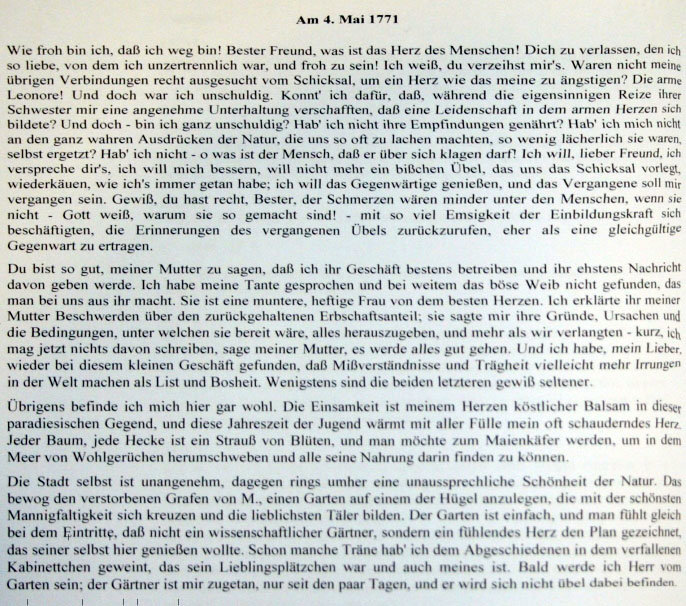
#> input picture data/test3.png, 686 x 606 px; its folder holds 4 pictures in this run
$ jupyter execute --allow-errors img_to_text.ipynb
#> lines starting #> are read from the running program, lines starting #| are printed output that depends on the picture
[cell 1]
#pip install opencv-python

[cell 2]
#pip install pytesseract

[cell 3]
#!pip install tesseract
#!pip install tesseract-ocr

[cell 4]
#!pip install imagemagick

[cell 5]
import pytesseract
import cv2
import os

[cell 6]
#!brew install tesseract
for dirname, _, filenames in os.walk('./data'):
    for filename in filenames:
        print(os.path.join(dirname, filename))

[cell 7]
pytesseract.pytesseract.tesseract_cmd=r'/usr/local/bin/tesseract'

[cell 8]
#pytesseract.pytesseract.tesseract_cmd=r'C:\Program Files\Tesseract-OCR\\tesseract.exe'

import pytesseract as pyt
import cv2

def ocr_core(img):
    text = pyt.image_to_string(img)
    return text

def get_grayscale(img):
    return cv2.cvtColor(img, cv2.COLOR_BGR2GRAY)

def remove_noise(img):
    return cv2.medianBlur(img,5)

def threshold(img):
    return cv2.threshold(img,0,255,cv2.THRESH_BINARY + cv2.THRESH_OTSU)[1]

[cell 9]
from PIL import Image

[cell 10]
i=3
mine = f"./data/test{i}.png"
tech = f"./data/testimage{i}.jpeg"
img=cv2.imread(mine)
#> img is the input picture: shape (606, 686, 3); mean B, G, R 203.9, 205.7, 200.6
im = Image.fromarray(img)
im

[cell 11]
img = get_grayscale(img)
im = Image.fromarray(img)
im

# convert ./data/testimage1.jpeg -resize 400% -type Grayscale ./data/testimage1.tif

[cell 12]
im.save("./data/testimage1.tif")

[cell 13]
img = threshold(img)
#> in threshold, `return cv2.threshold(img,0,255,cv2.THRESH_BINARY + cv2.THRESH_OTSU)[1]`:
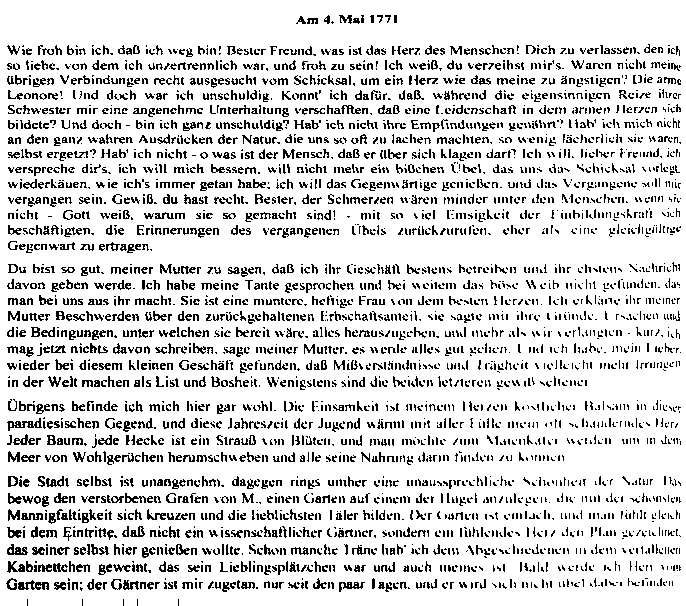
#> returned value: shape (606, 686); 84.7% white; black in thin lines or dots
